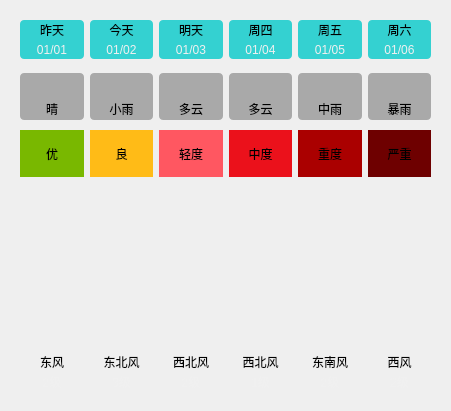
    <widget class="QWidget" name="widget_11" native="true">
     <property name="geometry">
      <rect>
       <x>360</x>
       <y>40</y>
       <width>451</width>
       <height>411</height>
      </rect>
     </property>
     <layout class="QVBoxLayout" name="verticalLayout_4">
      <property name="spacing">
       <number>0</number>
      </property>
      <item>
       <widget class="QWidget" name="widget_5" native="true">
        <property name="styleSheet">
         <string notr="true">QLabel {
	background-color: rgba(0, 200, 200, 200);
	border-radius: 4px;
}</string>
        </property>
        <layout class="QGridLayout" name="gridLayout_2">
         <property name="horizontalSpacing">
          <number>6</number>
         </property>
         <property name="verticalSpacing">
          <number>0</number>
         </property>
         <item row="0" column="0">
          <widget class="QLabel" name="lblWeek0">
           <property name="styleSheet">
            <string notr="true">border-bottom-left-radius: 0px;
border-bottom-right-radius: 0px;</string>
           </property>
           <property name="text">
            <string>昨天</string>
           </property>
           <property name="alignment">
            <set>Qt::AlignCenter</set>
           </property>
          </widget>
         </item>
         <item row="0" column="1">
          <widget class="QLabel" name="lblWeek1">
           <property name="styleSheet">
            <string notr="true">border-bottom-left-radius: 0px;
border-bottom-right-radius: 0px;</string>
           </property>
           <property name="text">
            <string>今天</string>
           </property>
           <property name="alignment">
            <set>Qt::AlignCenter</set>
           </property>
          </widget>
         </item>
         <item row="0" column="2">
          <widget class="QLabel" name="lblWeek2">
           <property name="styleSheet">
            <string notr="true">border-bottom-left-radius: 0px;
border-bottom-right-radius: 0px;</string>
           </property>
           <property name="text">
            <string>明天</string>
           </property>
           <property name="alignment">
            <set>Qt::AlignCenter</set>
           </property>
          </widget>
         </item>
         <item row="0" column="3">
          <widget class="QLabel" name="lblWeek3">
           <property name="styleSheet">
            <string notr="true">border-bottom-left-radius: 0px;
border-bottom-right-radius: 0px;</string>
           </property>
           <property name="text">
            <string>周四</string>
           </property>
           <property name="alignment">
            <set>Qt::AlignCenter</set>
           </property>
          </widget>
         </item>
         <item row="0" column="4">
          <widget class="QLabel" name="lblWeek4">
           <property name="styleSheet">
            <string notr="true">border-bottom-left-radius: 0px;
border-bottom-right-radius: 0px;</string>
           </property>
           <property name="text">
            <string>周五</string>
           </property>
           <property name="alignment">
            <set>Qt::AlignCenter</set>
           </property>
          </widget>
         </item>
         <item row="0" column="5">
          <widget class="QLabel" name="lblWeek5">
           <property name="styleSheet">
            <string notr="true">border-bottom-left-radius: 0px;
border-bottom-right-radius: 0px;</string>
           </property>
           <property name="text">
            <string>周六</string>
           </property>
           <property name="alignment">
            <set>Qt::AlignCenter</set>
           </property>
          </widget>
         </item>
         <item row="1" column="0">
          <widget class="QLabel" name="lblDate0">
           <property name="styleSheet">
            <string notr="true">border-top-left-radius: 0px;
border-top-right-radius: 0px;
color: rgb(240, 240, 240);</string>
           </property>
           <property name="text">
            <string>01/01</string>
           </property>
           <property name="alignment">
            <set>Qt::AlignCenter</set>
           </property>
          </widget>
         </item>
         <item row="1" column="1">
          <widget class="QLabel" name="lblDate1">
           <property name="styleSheet">
            <string notr="true">border-top-left-radius: 0px;
border-top-right-radius: 0px;
color: rgb(240, 240, 240);</string>
           </property>
           <property name="text">
            <string>01/02</string>
           </property>
           <property name="alignment">
            <set>Qt::AlignCenter</set>
           </property>
          </widget>
         </item>
         <item row="1" column="2">
          <widget class="QLabel" name="lblDate2">
           <property name="styleSheet">
            <string notr="true">border-top-left-radius: 0px;
border-top-right-radius: 0px;
color: rgb(240, 240, 240);</string>
           </property>
           <property name="text">
            <string>01/03</string>
           </property>
           <property name="alignment">
            <set>Qt::AlignCenter</set>
           </property>
          </widget>
         </item>
         <item row="1" column="3">
          <widget class="QLabel" name="lblDate3">
           <property name="styleSheet">
            <string notr="true">border-top-left-radius: 0px;
border-top-right-radius: 0px;
color: rgb(240, 240, 240);</string>
           </property>
           <property name="text">
            <string>01/04</string>
           </property>
           <property name="alignment">
            <set>Qt::AlignCenter</set>
           </property>
          </widget>
         </item>
         <item row="1" column="4">
          <widget class="QLabel" name="lblDate4">
           <property name="styleSheet">
            <string notr="true">border-top-left-radius: 0px;
border-top-right-radius: 0px;
color: rgb(240, 240, 240);</string>
           </property>
           <property name="text">
            <string>01/05</string>
           </property>
           <property name="alignment">
            <set>Qt::AlignCenter</set>
           </property>
          </widget>
         </item>
         <item row="1" column="5">
          <widget class="QLabel" name="lblDate5">
           <property name="styleSheet">
            <string notr="true">border-top-left-radius: 0px;
border-top-right-radius: 0px;
color: rgb(240, 240, 240);</string>
           </property>
           <property name="text">
            <string>01/06</string>
           </property>
           <property name="alignment">
            <set>Qt::AlignCenter</set>
           </property>
          </widget>
         </item>
        </layout>
       </widget>
      </item>
      <item>
       <widget class="QWidget" name="widget_6" native="true">
        <property name="styleSheet">
         <string notr="true">QLabel {
	background-color: rgba(60, 60, 60, 100);
	border-radius: 4px;
}</string>
        </property>
        <layout class="QGridLayout" name="gridLayout_3">
         <property name="topMargin">
          <number>5</number>
         </property>
         <property name="bottomMargin">
          <number>5</number>
         </property>
         <property name="verticalSpacing">
          <number>0</number>
         </property>
         <item row="0" column="3">
          <widget class="QLabel" name="lblTypeIcon3">
           <property name="styleSheet">
            <string notr="true">border-bottom-left-radius: 0px;
border-bottom-right-radius: 0px;</string>
           </property>
           <property name="text">
            <string/>
           </property>
           <property name="pixmap">
            <pixmap resource="res.qrc">:/res/type/DuoYun.png</pixmap>
           </property>
           <property name="alignment">
            <set>Qt::AlignCenter</set>
           </property>
          </widget>
         </item>
         <item row="0" column="0">
          <widget class="QLabel" name="lblTypeIcon0">
           <property name="minimumSize">
            <size>
             <width>0</width>
             <height>0</height>
            </size>
           </property>
           <property name="maximumSize">
            <size>
             <width>1000</width>
             <height>1000</height>
            </size>
           </property>
           <property name="styleSheet">
            <string notr="true">border-bottom-left-radius: 0px;
border-bottom-right-radius: 0px;</string>
           </property>
           <property name="text">
            <string/>
           </property>
           <property name="pixmap">
            <pixmap resource="res.qrc">:/res/type/Qing.png</pixmap>
           </property>
           <property name="alignment">
            <set>Qt::AlignCenter</set>
           </property>
          </widget>
         </item>
         <item row="0" column="2">
          <widget class="QLabel" name="lblTypeIcon2">
           <property name="styleSheet">
            <string notr="true">border-bottom-left-radius: 0px;
border-bottom-right-radius: 0px;</string>
           </property>
           <property name="text">
            <string/>
           </property>
           <property name="pixmap">
            <pixmap resource="res.qrc">:/res/type/DuoYun.png</pixmap>
           </property>
           <property name="alignment">
            <set>Qt::AlignCenter</set>
           </property>
          </widget>
         </item>
         <item row="1" column="0">
          <widget class="QLabel" name="lblType0">
           <property name="styleSheet">
            <string notr="true">border-top-left-radius: 0px;
border-top-right-radius: 0px;</string>
           </property>
           <property name="text">
            <string>晴</string>
           </property>
           <property name="alignment">
            <set>Qt::AlignCenter</set>
           </property>
          </widget>
         </item>
         <item row="1" column="3">
          <widget class="QLabel" name="lblType3">
           <property name="styleSheet">
            <string notr="true">border-top-left-radius: 0px;
border-top-right-radius: 0px;</string>
           </property>
           <property name="text">
            <string>多云</string>
           </property>
           <property name="alignment">
            <set>Qt::AlignCenter</set>
           </property>
          </widget>
         </item>
         <item row="0" column="5">
          <widget class="QLabel" name="lblTypeIcon5">
           <property name="styleSheet">
            <string notr="true">border-bottom-left-radius: 0px;
border-bottom-right-radius: 0px;</string>
           </property>
           <property name="text">
            <string/>
           </property>
           <property name="pixmap">
            <pixmap resource="res.qrc">:/res/type/BaoYu.png</pixmap>
           </property>
           <property name="alignment">
            <set>Qt::AlignCenter</set>
           </property>
          </widget>
         </item>
         <item row="1" column="5">
          <widget class="QLabel" name="lblType5">
           <property name="styleSheet">
            <string notr="true">border-top-left-radius: 0px;
border-top-right-radius: 0px;</string>
           </property>
           <property name="text">
            <string>暴雨</string>
           </property>
           <property name="alignment">
            <set>Qt::AlignCenter</set>
           </property>
          </widget>
         </item>
         <item row="1" column="4">
          <widget class="QLabel" name="lblType4">
           <property name="styleSheet">
            <string notr="true">border-top-left-radius: 0px;
border-top-right-radius: 0px;</string>
           </property>
           <property name="text">
            <string>中雨</string>
           </property>
           <property name="alignment">
            <set>Qt::AlignCenter</set>
           </property>
          </widget>
         </item>
         <item row="0" column="1">
          <widget class="QLabel" name="lblTypeIcon1">
           <property name="styleSheet">
            <string notr="true">border-bottom-left-radius: 0px;
border-bottom-right-radius: 0px;</string>
           </property>
           <property name="text">
            <string/>
           </property>
           <property name="pixmap">
            <pixmap resource="res.qrc">:/res/type/XiaoYu.png</pixmap>
           </property>
           <property name="alignment">
            <set>Qt::AlignCenter</set>
           </property>
          </widget>
         </item>
         <item row="1" column="2">
          <widget class="QLabel" name="lblType2">
           <property name="styleSheet">
            <string notr="true">border-top-left-radius: 0px;
border-top-right-radius: 0px;</string>
           </property>
           <property name="text">
            <string>多云</string>
           </property>
           <property name="alignment">
            <set>Qt::AlignCenter</set>
           </property>
          </widget>
         </item>
         <item row="0" column="4">
          <widget class="QLabel" name="lblTypeIcon4">
           <property name="styleSheet">
            <string notr="true">border-bottom-left-radius: 0px;
border-bottom-right-radius: 0px;</string>
           </property>
           <property name="text">
            <string/>
           </property>
           <property name="pixmap">
            <pixmap resource="res.qrc">:/res/type/ZhongYu.png</pixmap>
           </property>
           <property name="alignment">
            <set>Qt::AlignCenter</set>
           </property>
          </widget>
         </item>
         <item row="1" column="1">
          <widget class="QLabel" name="lblType1">
           <property name="styleSheet">
            <string notr="true">border-top-left-radius: 0px;
border-top-right-radius: 0px;</string>
           </property>
           <property name="text">
            <string>小雨</string>
           </property>
           <property name="alignment">
            <set>Qt::AlignCenter</set>
           </property>
          </widget>
         </item>
        </layout>
       </widget>
      </item>
      <item>
       <widget class="QWidget" name="widget_9" native="true">
        <layout class="QHBoxLayout" name="horizontalLayout_11">
         <property name="topMargin">
          <number>5</number>
         </property>
         <property name="bottomMargin">
          <number>5</number>
         </property>
         <item>
          <widget class="QLabel" name="lblQuality0">
           <property name="styleSheet">
            <string notr="true">background-color: rgb(121, 184, 0);
padding:8px;</string>
           </property>
           <property name="text">
            <string>优</string>
           </property>
           <property name="alignment">
            <set>Qt::AlignCenter</set>
           </property>
          </widget>
         </item>
         <item>
          <widget class="QLabel" name="lblQuality1">
           <property name="styleSheet">
            <string notr="true">background-color: rgb(255, 187, 23);</string>
           </property>
           <property name="text">
            <string>良</string>
           </property>
           <property name="alignment">
            <set>Qt::AlignCenter</set>
           </property>
          </widget>
         </item>
         <item>
          <widget class="QLabel" name="lblQuality2">
           <property name="styleSheet">
            <string notr="true">background-color: rgb(255, 87, 97);</string>
           </property>
           <property name="text">
            <string>轻度</string>
           </property>
           <property name="alignment">
            <set>Qt::AlignCenter</set>
           </property>
          </widget>
         </item>
         <item>
          <widget class="QLabel" name="lblQuality3">
           <property name="styleSheet">
            <string notr="true">background-color: rgb(235, 17, 27);</string>
           </property>
           <property name="text">
            <string>中度</string>
           </property>
           <property name="alignment">
            <set>Qt::AlignCenter</set>
           </property>
          </widget>
         </item>
         <item>
          <widget class="QLabel" name="lblQuality4">
           <property name="styleSheet">
            <string notr="true">background-color: rgb(170, 0, 0);</string>
           </property>
           <property name="text">
            <string>重度</string>
           </property>
           <property name="alignment">
            <set>Qt::AlignCenter</set>
           </property>
          </widget>
         </item>
         <item>
          <widget class="QLabel" name="lblQuality5">
           <property name="styleSheet">
            <string notr="true">background-color: rgb(110, 0, 0);</string>
           </property>
           <property name="text">
            <string>严重</string>
           </property>
           <property name="alignment">
            <set>Qt::AlignCenter</set>
           </property>
          </widget>
         </item>
        </layout>
       </widget>
      </item>
      <item>
       <widget class="QWidget" name="widget_7" native="true">
        <layout class="QVBoxLayout" name="verticalLayout_5">
         <property name="spacing">
          <number>0</number>
         </property>
         <property name="topMargin">
          <number>5</number>
         </property>
         <property name="bottomMargin">
          <number>5</number>
         </property>
         <item>
          <widget class="QLabel" name="lblHighCurve">
           <property name="enabled">
            <bool>true</bool>
           </property>
           <property name="minimumSize">
            <size>
             <width>0</width>
             <height>71</height>
            </size>
           </property>
           <property name="maximumSize">
            <size>
             <width>10000</width>
             <height>10000</height>
            </size>
           </property>
           <property name="styleSheet">
            <string notr="true">border-bottom-left-radius: 0px;
border-bottom-right-radius: 0px;</string>
           </property>
           <property name="text">
            <string/>
           </property>
           <property name="alignment">
            <set>Qt::AlignCenter</set>
           </property>
          </widget>
         </item>
         <item>
          <widget class="QLabel" name="lblLowCurve">
           <property name="minimumSize">
            <size>
             <width>0</width>
             <height>80</height>
            </size>
           </property>
           <property name="maximumSize">
            <size>
             <width>10000</width>
             <height>10000</height>
            </size>
           </property>
           <property name="styleSheet">
            <string notr="true">border-top-left-radius: 0px;
border-top-right-radius: 0px;</string>
           </property>
           <property name="text">
            <string/>
           </property>
           <property name="alignment">
            <set>Qt::AlignCenter</set>
           </property>
          </widget>
         </item>
        </layout>
       </widget>
      </item>
      <item>
       <widget class="QWidget" name="widget_8" native="true">
        <layout class="QGridLayout" name="gridLayout_4">
         <property name="verticalSpacing">
          <number>0</number>
         </property>
         <item row="0" column="0">
          <widget class="QLabel" name="lblFx0">
           <property name="styleSheet">
            <string notr="true">border-bottom-left-radius: 0px;
border-bottom-right-radius: 0px;</string>
           </property>
           <property name="text">
            <string>东风</string>
           </property>
           <property name="alignment">
            <set>Qt::AlignCenter</set>
           </property>
          </widget>
         </item>
         <item row="0" column="1">
          <widget class="QLabel" name="lblFx1">
           <property name="styleSheet">
            <string notr="true">border-bottom-left-radius: 0px;
border-bottom-right-radius: 0px;</string>
           </property>
           <property name="text">
            <string>东北风</string>
           </property>
           <property name="alignment">
            <set>Qt::AlignCenter</set>
           </property>
          </widget>
         </item>
         <item row="0" column="2">
          <widget class="QLabel" name="lblFx2">
           <property name="styleSheet">
            <string notr="true">border-bottom-left-radius: 0px;
border-bottom-right-radius: 0px;</string>
           </property>
           <property name="text">
            <string>西北风</string>
           </property>
           <property name="alignment">
            <set>Qt::AlignCenter</set>
           </property>
          </widget>
         </item>
         <item row="0" column="3">
          <widget class="QLabel" name="lblFx3">
           <property name="styleSheet">
            <string notr="true">border-bottom-left-radius: 0px;
border-bottom-right-radius: 0px;</string>
           </property>
           <property name="text">
            <string>西北风</string>
           </property>
           <property name="alignment">
            <set>Qt::AlignCenter</set>
           </property>
          </widget>
         </item>
         <item row="0" column="4">
          <widget class="QLabel" name="lblFx4">
           <property name="styleSheet">
            <string notr="true">border-bottom-left-radius: 0px;
border-bottom-right-radius: 0px;</string>
           </property>
           <property name="text">
            <string>东南风</string>
           </property>
           <property name="alignment">
            <set>Qt::AlignCenter</set>
           </property>
          </widget>
         </item>
         <item row="0" column="5">
          <widget class="QLabel" name="lblFx5">
           <property name="styleSheet">
            <string notr="true">border-bottom-left-radius: 0px;
border-bottom-right-radius: 0px;</string>
           </property>
           <property name="text">
            <string>西风</string>
           </property>
           <property name="alignment">
            <set>Qt::AlignCenter</set>
           </property>
          </widget>
         </item>
         <item row="1" column="0">
          <widget class="QLabel" name="lblFl0">
           <property name="styleSheet">
            <string notr="true">border-top-left-radius: 0px;
border-top-right-radius: 0px;
color: rgb(240, 240, 240);</string>
           </property>
           <property name="text">
            <string>2级</string>
           </property>
           <property name="alignment">
            <set>Qt::AlignCenter</set>
           </property>
          </widget>
         </item>
         <item row="1" column="1">
          <widget class="QLabel" name="lblFl1">
           <property name="styleSheet">
            <string notr="true">border-top-left-radius: 0px;
border-top-right-radius: 0px;
color: rgb(240, 240, 240);</string>
           </property>
           <property name="text">
            <string>3级</string>
           </property>
           <property name="alignment">
            <set>Qt::AlignCenter</set>
           </property>
          </widget>
         </item>
         <item row="1" column="2">
          <widget class="QLabel" name="lblFl2">
           <property name="styleSheet">
            <string notr="true">border-top-left-radius: 0px;
border-top-right-radius: 0px;
color: rgb(240, 240, 240);</string>
           </property>
           <property name="text">
            <string>2级</string>
           </property>
           <property name="alignment">
            <set>Qt::AlignCenter</set>
           </property>
          </widget>
         </item>
         <item row="1" column="3">
          <widget class="QLabel" name="lblFl3">
           <property name="styleSheet">
            <string notr="true">border-top-left-radius: 0px;
border-top-right-radius: 0px;
color: rgb(240, 240, 240);</string>
           </property>
           <property name="text">
            <string>1级</string>
           </property>
           <property name="alignment">
            <set>Qt::AlignCenter</set>
           </property>
          </widget>
         </item>
         <item row="1" column="4">
          <widget class="QLabel" name="lblFl4">
           <property name="styleSheet">
            <string notr="true">border-top-left-radius: 0px;
border-top-right-radius: 0px;
color: rgb(240, 240, 240);</string>
           </property>
           <property name="text">
            <string>2级</string>
           </property>
           <property name="alignment">
            <set>Qt::AlignCenter</set>
           </property>
          </widget>
         </item>
         <item row="1" column="5">
          <widget class="QLabel" name="lblFl5">
           <property name="styleSheet">
            <string notr="true">border-top-left-radius: 0px;
border-top-right-radius: 0px;
color: rgb(240, 240, 240);</string>
           </property>
           <property name="text">
            <string>2级</string>
           </property>
           <property name="alignment">
            <set>Qt::AlignCenter</set>
           </property>
          </widget>
         </item>
        </layout>
       </widget>
      </item>
     </layout>
    </widget>
